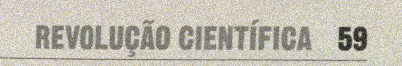
#> input picture OCR_with_Python/Images/test_noise.jpg, 402 x 66 px
$ jupyter execute --allow-errors section-03-10.ipynb   (shell and % lines are left out)
#> lines starting #> are read from the running program, lines starting #| are printed output that depends on the picture; after the words box and inside, x2 and y2 are one past the last pixel; in counts of white or black regions, pixels touching at a corner belong together
[cell 1]
# Thresholding
import cv2
from pytesseract import Output, pytesseract
import numpy as np
from PIL import Image
import matplotlib.pyplot as plt

[cell 2]
def display(img, cmap='gray'):
    # fig = plt.figure(figsize=(11.69,8.27)) # A4 사이즈
    fig = plt.figure(figsize=(16.53, 11.69))
    ax = fig.add_subplot(111)
    ax.imshow(img, cmap='gray')

[cell 3]
img = cv2.imread('./OCR_with_Python/Images/test_noise.jpg')
#> img is the input picture: shape (66, 402, 3); mean B, G, R 178.1, 190.4, 192.9
gray_img = cv2.cvtColor(img, cv2.COLOR_BGR2GRAY)
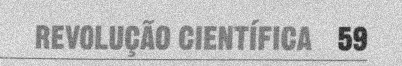
#> gray_img: shape (66, 402); min 25, max 245, mean 189.7
display(gray_img)

[cell 4]
average_blur_img = cv2.blur(gray_img, (5,5))
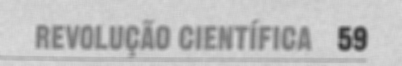
#> average_blur_img: shape (66, 402); min 58, max 219, mean 189.7
display(average_blur_img)

[cell 5]
# Gaussian Blur
gaussian_blur_img = cv2.GaussianBlur(gray_img, (5,5), sigmaX=0)
display(gaussian_blur_img)

[cell 6]
# Median Blur
median_blur_img = cv2.medianBlur(gray_img, 3)
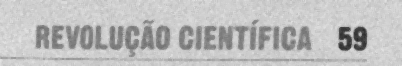
#> median_blur_img: shape (66, 402); min 43, max 227, mean 190.1
display(median_blur_img)

[cell 7]
# Bilateral Filter
bilateral_filter_img = cv2.bilateralFilter(gray_img, 15, 55, 45)
display(bilateral_filter_img)

[cell 8]
# Text Detection

config_tesseract = '--tessdata-dir tessdata'
# text = pytesseract.image_to_string(average_blur_img, lang='por', config=config_tesseract)
# print(text)

#> (a cell that did not finish here is left out)

#> (a cell that did not finish here is left out)

[cell 11]
# HOMEWORK

img = cv2.imread('./OCR_with_Python/Images/sentence.jpg')
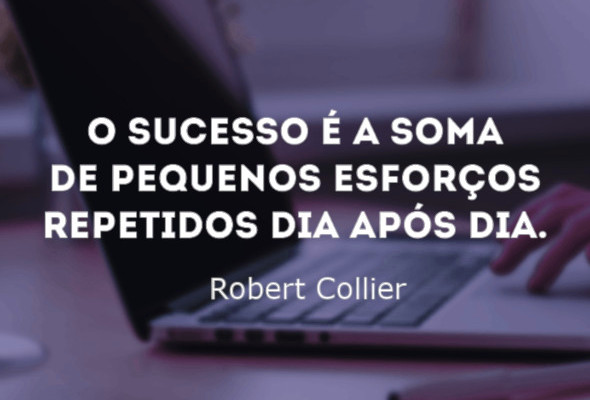
#> input picture OCR_with_Python/Images/sentence.jpg, 590 x 400 px
#> img is the input picture: shape (400, 590, 3); mean B, G, R 93.9, 71.1, 77.1
gray_img = cv2.cvtColor(img, cv2.COLOR_BGR2GRAY)
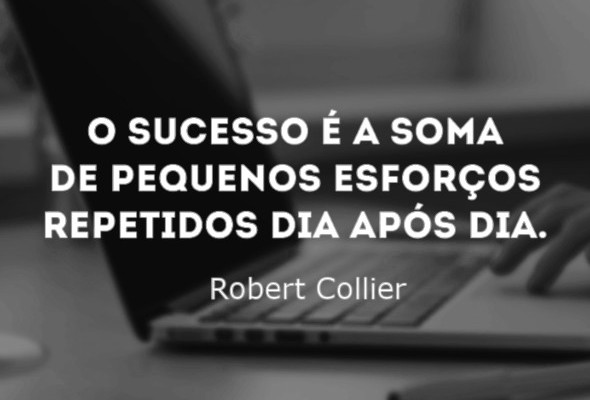
#> gray_img: shape (400, 590); min 0, max 255, mean 75.5
display(gray_img)

[cell 12]
gray_img = 255 - gray_img
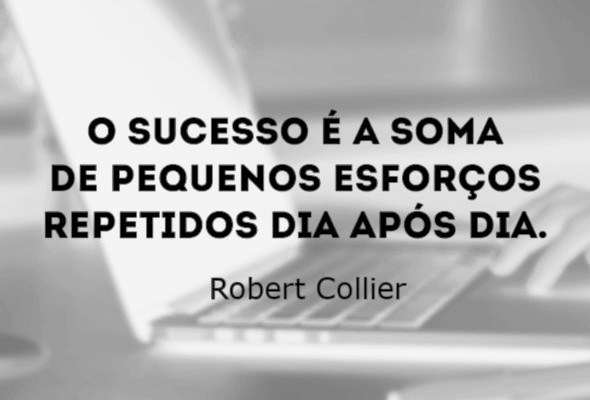
#> gray_img: shape (400, 590); min 0, max 255, mean 179.5
display(gray_img)

[cell 13]
value, otsu = cv2.threshold(gray_img, 0, 255, cv2.THRESH_BINARY | cv2.THRESH_OTSU)
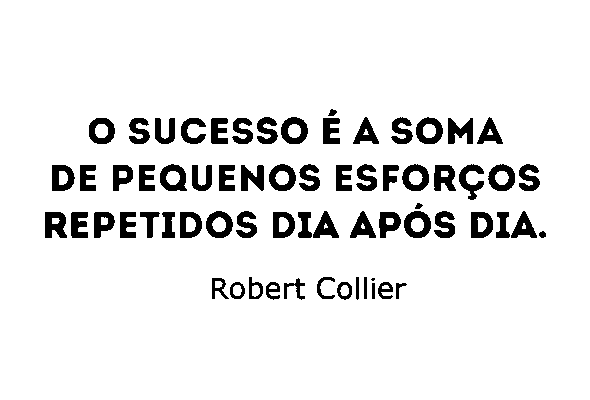
#> otsu: shape (400, 590); 91.6% white; 67 black regions (1 under 20 px), largest, box (x1, y1, x2, y2) and area: (404, 211, 431, 238) 438, (281, 117, 308, 144) 435, (160, 164, 187, 191) 433
#> value = 109
display(otsu)
